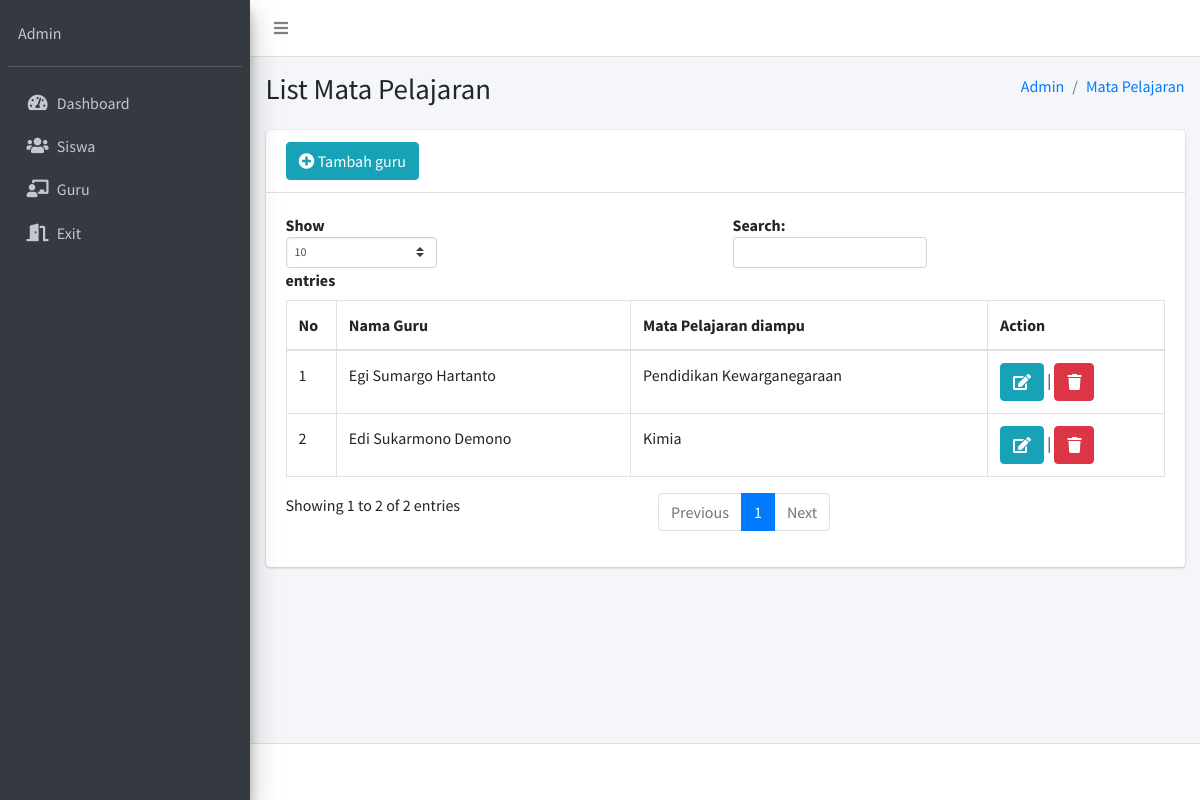
Screenshot of /admin/matpel/4 with the database file from the repository.
### tables this page shows
CREATE TABLE `siswa_guru` (
  `id_siswa_guru` int(11) NOT NULL,
  `id_guru` int(11) NOT NULL,
  `id_siswa` int(11) NOT NULL,
  `nilai` int(11) DEFAULT NULL,
  `created` datetime NOT NULL,
  `updated` datetime NOT NULL
);

CREATE TABLE `guru` (
  `id_guru` int(11) NOT NULL,
  `nama_guru` text NOT NULL,
  `matpel` text NOT NULL,
  `created` datetime NOT NULL,
  `updated` datetime NOT NULL
);

### application/controllers/Admin.php (called while the page is built, shortened)
<?php
class Admin extends CI_Controller
{
    public function __construct()
    {
        $this->load->model('Admin_model');
    }
    public function matpel($id)
    {
        $data['id_siswa'] = $id;
        $data['matpel'] = $this->Admin_model->select_data_join_2("siswa_guru", "siswa", "id_siswa", "guru", "id_guru", 'siswa_guru.id_siswa', $id);
        $data['guru'] = $this->Admin_model->select_all_data("guru");
        $this->load->view('admin/templates/header');
        $this->load->view('admin/matpel', $data);
        $this->load->view('admin/templates/footer');
    }
}

### index.php (called while the page is built, shortened)
<?php
require_once BASEPATH.'core/CodeIgniter.php';

### application/models/Admin_model.php (called while the page is built, shortened)
<?php
class Admin_model extends CI_Model
{
    public function select_data_join_2($table, $table2, $key2, $table3, $key3, $where, $id)
    {
        return $this->db->join($table2, "$table.$key2=$table2.$key2", "LEFT")->join($table3, "$table.$key3=$table3.$key3", "LEFT")->where($where, $id)->get($table)->result();
    }
}

### application/views/admin/matpel.php (the view, shortened to what this page needs)
<div class="content-wrapper">
    <div class="content-header">
        <div class="container-fluid">
            <div class="row mb-2">
                <div class="col-sm-6">
                    <h1>List Mata Pelajaran</h1>
                </div>
                <div class="col-sm-6">
                    <ol class="breadcrumb float-sm-right">
                        <li class="breadcrumb-item"><a href="#">Admin</a></li>
                        <li class="breadcrumb-item"><a href="#">Mata Pelajaran</a></li>
                    </ol>
                </div>
            </div>
        </div>
    </div>
    <section class="content">
        <div class="container-fluid">
            <div class="row">
                <div class="col-12">
                    <div class="card">
                        <div class="card-header">
                            <a href="#" class="btn btn-small btn-info" data-toggle="modal" data-target="#tambahMatpel"><i class="fas fa-plus-circle"></i> Tambah guru</a>
                        </div>
                        <div class="card-body">
                            <table class="table table-bordered table_datatable">
                                <thead>
                                    <th>
                                        No
                                    </th>
                                    <th>
                                        Nama Guru
                                    </th>
                                    <th>
                                        Mata Pelajaran diampu
                                    </th>
                                    <th>Action</th>
                                </thead>
                                <tbody>
                                    <?php $i = 1;
                                    foreach ($matpel as $row) { ?>
                                        <tr>
                                            <td><?= $i  ?></td>
                                            <td><?= $row->nama_guru  ?></td>
                                            <td><?= $row->matpel  ?></td>
                                            <td><a href="#" class="btn btn-small btn-info" data-toggle="modal" data-target="#editGuru<?php echo $row->id_guru; ?>"><i class="fas fa-edit"></i></a> | <a href="<?= base_url('admin/deleteMatpel/') . $row->id_siswa_guru  ?>" class="btn btn-small btn-danger"><i class="fas fa-trash"></i></a></td>
                                        </tr>
                                    <?php $i++;
                                    } ?>
                                </tbody>
                            </table>
                        </div>
                    </div>
                </div>
            </div>
        </div>
    </section>
</div>

### rows the page displays
siswa_guru: id_guru.nama_guru "Egi Sumargo Hartanto", id_guru.matpel "Pendidikan Kewarganegaraan"
siswa_guru: id_guru.nama_guru "Edi Sukarmono Demono", id_guru.matpel "Kimia"
